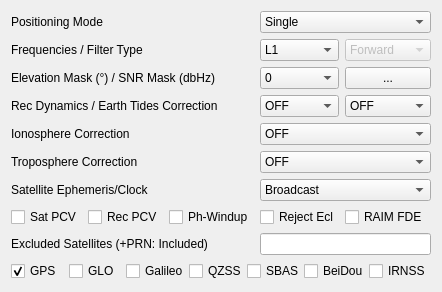
     <widget class="QWidget" name="TabSheet1">
      <property name="toolTip">
       <string/>
      </property>
      <attribute name="title">
       <string>Setting&amp;1</string>
      </attribute>
      <layout class="QGridLayout" name="gridLayout">
       <item row="3" column="0" colspan="6">
        <widget class="QLabel" name="Label3">
         <property name="enabled">
          <bool>true</bool>
         </property>
         <property name="toolTip">
          <string/>
         </property>
         <property name="text">
          <string>Rec Dynamics / Earth Tides Correction</string>
         </property>
        </widget>
       </item>
       <item row="3" column="6" colspan="2">
        <widget class="QComboBox" name="DynamicModel">
         <property name="enabled">
          <bool>true</bool>
         </property>
         <property name="toolTip">
          <string/>
         </property>
         <item>
          <property name="text">
           <string>OFF</string>
          </property>
         </item>
         <item>
          <property name="text">
           <string>ON</string>
          </property>
         </item>
        </widget>
       </item>
       <item row="3" column="8">
        <widget class="QComboBox" name="TideCorr">
         <property name="enabled">
          <bool>true</bool>
         </property>
         <property name="toolTip">
          <string/>
         </property>
         <item>
          <property name="text">
           <string>OFF</string>
          </property>
         </item>
         <item>
          <property name="text">
           <string>Solid</string>
          </property>
         </item>
        </widget>
       </item>
       <item row="4" column="0" colspan="4">
        <widget class="QLabel" name="Label8">
         <property name="enabled">
          <bool>true</bool>
         </property>
         <property name="toolTip">
          <string/>
         </property>
         <property name="text">
          <string>Ionosphere Correction</string>
         </property>
        </widget>
       </item>
       <item row="5" column="0" colspan="4">
        <widget class="QLabel" name="Label9">
         <property name="enabled">
          <bool>true</bool>
         </property>
         <property name="toolTip">
          <string/>
         </property>
         <property name="text">
          <string>Troposphere Correction</string>
         </property>
        </widget>
       </item>
       <item row="5" column="6" colspan="3">
        <widget class="QComboBox" name="TropOpt">
         <property name="enabled">
          <bool>true</bool>
         </property>
         <property name="toolTip">
          <string/>
         </property>
         <item>
          <property name="text">
           <string>OFF</string>
          </property>
         </item>
         <item>
          <property name="text">
           <string>Saastamoinen</string>
          </property>
         </item>
         <item>
          <property name="text">
           <string>SBAS</string>
          </property>
         </item>
         <item>
          <property name="text">
           <string>Estimate ZTD</string>
          </property>
         </item>
         <item>
          <property name="text">
           <string>Estimate ZTD+Grad</string>
          </property>
         </item>
        </widget>
       </item>
       <item row="1" column="6" colspan="2">
        <widget class="QComboBox" name="Freq">
         <property name="enabled">
          <bool>true</bool>
         </property>
         <property name="toolTip">
          <string/>
         </property>
         <item>
          <property name="text">
           <string>L1</string>
          </property>
         </item>
         <item>
          <property name="text">
           <string>L1+L2</string>
          </property>
         </item>
        </widget>
       </item>
       <item row="1" column="8">
        <widget class="QComboBox" name="Solution">
         <property name="enabled">
          <bool>false</bool>
         </property>
         <property name="toolTip">
          <string/>
         </property>
         <item>
          <property name="text">
           <string>Forward</string>
          </property>
         </item>
         <item>
          <property name="text">
           <string>Backward</string>
          </property>
         </item>
         <item>
          <property name="text">
           <string>Combined</string>
          </property>
         </item>
        </widget>
       </item>
       <item row="2" column="0" colspan="6">
        <widget class="QLabel" name="LabelElMask">
         <property name="enabled">
          <bool>true</bool>
         </property>
         <property name="toolTip">
          <string/>
         </property>
         <property name="text">
          <string>Elevation Mask (°) / SNR Mask (dbHz)</string>
         </property>
        </widget>
       </item>
       <item row="4" column="6" colspan="3">
        <widget class="QComboBox" name="IonoOpt">
         <property name="enabled">
          <bool>true</bool>
         </property>
         <property name="toolTip">
          <string/>
         </property>
         <item>
          <property name="text">
           <string>OFF</string>
          </property>
         </item>
         <item>
          <property name="text">
           <string>Broadcast</string>
          </property>
         </item>
         <item>
          <property name="text">
           <string>SBAS</string>
          </property>
         </item>
         <item>
          <property name="text">
           <string>Iono-Free LC</string>
          </property>
         </item>
         <item>
          <property name="text">
           <string>Estimate STEC</string>
          </property>
         </item>
         <item>
          <property name="text">
           <string>IONEX TEC</string>
          </property>
         </item>
         <item>
          <property name="text">
           <string>QZSS Broadcast</string>
          </property>
         </item>
         <item>
          <property name="text">
           <string>QZSS LEX</string>
          </property>
         </item>
        </widget>
       </item>
       <item row="2" column="6" colspan="2">
        <widget class="QComboBox" name="ElMask">
         <property name="enabled">
          <bool>true</bool>
         </property>
         <property name="toolTip">
          <string/>
         </property>
         <item>
          <property name="text">
           <string>0</string>
          </property>
         </item>
         <item>
          <property name="text">
           <string>5</string>
          </property>
         </item>
         <item>
          <property name="text">
           <string>10</string>
          </property>
         </item>
         <item>
          <property name="text">
           <string>15</string>
          </property>
         </item>
         <item>
          <property name="text">
           <string>20</string>
          </property>
         </item>
         <item>
          <property name="text">
           <string>25</string>
          </property>
         </item>
         <item>
          <property name="text">
           <string>30</string>
          </property>
         </item>
         <item>
          <property name="text">
           <string>35</string>
          </property>
         </item>
         <item>
          <property name="text">
           <string>40</string>
          </property>
         </item>
         <item>
          <property name="text">
           <string>45</string>
          </property>
         </item>
         <item>
          <property name="text">
           <string>50</string>
          </property>
         </item>
         <item>
          <property name="text">
           <string>55</string>
          </property>
         </item>
         <item>
          <property name="text">
           <string>60</string>
          </property>
         </item>
         <item>
          <property name="text">
           <string>65</string>
          </property>
         </item>
         <item>
          <property name="text">
           <string>70</string>
          </property>
         </item>
        </widget>
       </item>
       <item row="6" column="0" colspan="4">
        <widget class="QLabel" name="Label32">
         <property name="enabled">
          <bool>true</bool>
         </property>
         <property name="toolTip">
          <string/>
         </property>
         <property name="text">
          <string>Satellite Ephemeris/Clock</string>
         </property>
        </widget>
       </item>
       <item row="2" column="8">
        <widget class="QPushButton" name="BtnSnrMask">
         <property name="enabled">
          <bool>true</bool>
         </property>
         <property name="toolTip">
          <string/>
         </property>
         <property name="text">
          <string>...</string>
         </property>
        </widget>
       </item>
       <item row="0" column="6" colspan="3">
        <widget class="QComboBox" name="PosMode">
         <property name="enabled">
          <bool>true</bool>
         </property>
         <property name="toolTip">
          <string/>
         </property>
         <item>
          <property name="text">
           <string>Single</string>
          </property>
         </item>
         <item>
          <property name="text">
           <string>DGPS/DGNSS</string>
          </property>
         </item>
         <item>
          <property name="text">
           <string>Kinematic</string>
          </property>
         </item>
         <item>
          <property name="text">
           <string>Static</string>
          </property>
         </item>
         <item>
          <property name="text">
           <string>Static-Start</string>
          </property>
         </item>
         <item>
          <property name="text">
           <string>Moving-Base</string>
          </property>
         </item>
         <item>
          <property name="text">
           <string>Fixed</string>
          </property>
         </item>
         <item>
          <property name="text">
           <string>PPP Kinematic</string>
          </property>
         </item>
         <item>
          <property name="text">
           <string>PPP Static</string>
          </property>
         </item>
         <item>
          <property name="text">
           <string>PPP Fixed</string>
          </property>
         </item>
        </widget>
       </item>
       <item row="1" column="0" colspan="4">
        <widget class="QLabel" name="LabelFreq">
         <property name="enabled">
          <bool>true</bool>
         </property>
         <property name="toolTip">
          <string/>
         </property>
         <property name="text">
          <string>Frequencies / Filter Type</string>
         </property>
        </widget>
       </item>
       <item row="6" column="6" colspan="3">
        <widget class="QComboBox" name="SatEphem">
         <property name="enabled">
          <bool>true</bool>
         </property>
         <property name="toolTip">
          <string/>
         </property>
         <item>
          <property name="text">
           <string>Broadcast</string>
          </property>
         </item>
         <item>
          <property name="text">
           <string>Precise</string>
          </property>
         </item>
         <item>
          <property name="text">
           <string>Broadcast+SBAS</string>
          </property>
         </item>
         <item>
          <property name="text">
           <string>Broadcast+SSR APC</string>
          </property>
         </item>
         <item>
          <property name="text">
           <string>Broadcast+SSR CoM</string>
          </property>
         </item>
         <item>
          <property name="text">
           <string>QZSS LEX</string>
          </property>
         </item>
        </widget>
       </item>
       <item row="7" column="0" colspan="2">
        <widget class="QCheckBox" name="PosOpt1">
         <property name="toolTip">
          <string/>
         </property>
         <property name="text">
          <string>Sat PCV</string>
         </property>
         <property name="checked">
          <bool>false</bool>
         </property>
        </widget>
       </item>
       <item row="7" column="2" colspan="2">
        <widget class="QCheckBox" name="PosOpt2">
         <property name="toolTip">
          <string/>
         </property>
         <property name="text">
          <string>Rec PCV</string>
         </property>
         <property name="checked">
          <bool>false</bool>
         </property>
        </widget>
       </item>
       <item row="7" column="4" colspan="2">
        <widget class="QCheckBox" name="PosOpt3">
         <property name="toolTip">
          <string/>
         </property>
         <property name="text">
          <string>Ph-Windup</string>
         </property>
         <property name="checked">
          <bool>false</bool>
         </property>
        </widget>
       </item>
       <item row="7" column="6" colspan="2">
        <widget class="QCheckBox" name="PosOpt4">
         <property name="toolTip">
          <string/>
         </property>
         <property name="text">
          <string>Reject Ecl</string>
         </property>
         <property name="checked">
          <bool>false</bool>
         </property>
        </widget>
       </item>
       <item row="7" column="8">
        <widget class="QCheckBox" name="PosOpt5">
         <property name="toolTip">
          <string/>
         </property>
         <property name="text">
          <string>RAIM FDE</string>
         </property>
         <property name="checked">
          <bool>false</bool>
         </property>
        </widget>
       </item>
       <item row="8" column="0" colspan="6">
        <widget class="QLabel" name="Label35">
         <property name="enabled">
          <bool>true</bool>
         </property>
         <property name="toolTip">
          <string/>
         </property>
         <property name="text">
          <string>Excluded Satellites (+PRN: Included)</string>
         </property>
        </widget>
       </item>
       <item row="0" column="0" colspan="3">
        <widget class="QLabel" name="LabelPosMode">
         <property name="enabled">
          <bool>true</bool>
         </property>
         <property name="toolTip">
          <string/>
         </property>
         <property name="text">
          <string>Positioning Mode</string>
         </property>
        </widget>
       </item>
       <item row="8" column="6" colspan="3">
        <widget class="QLineEdit" name="ExSatsE">
         <property name="enabled">
          <bool>true</bool>
         </property>
         <property name="toolTip">
          <string/>
         </property>
         <property name="text">
          <string/>
         </property>
        </widget>
       </item>
       <item row="9" column="0" colspan="9">
        <widget class="QWidget" name="widget_2" native="true">
         <property name="sizePolicy">
          <sizepolicy hsizetype="Preferred" vsizetype="Fixed">
           <horstretch>0</horstretch>
           <verstretch>0</verstretch>
          </sizepolicy>
         </property>
         <layout class="QHBoxLayout" name="horizontalLayout_2">
          <property name="spacing">
           <number>0</number>
          </property>
          <property name="leftMargin">
           <number>0</number>
          </property>
          <property name="topMargin">
           <number>0</number>
          </property>
          <property name="rightMargin">
           <number>0</number>
          </property>
          <property name="bottomMargin">
           <number>0</number>
          </property>
          <item>
           <widget class="QCheckBox" name="NavSys1">
            <property name="toolTip">
             <string/>
            </property>
            <property name="text">
             <string>GPS</string>
            </property>
            <property name="checked">
             <bool>true</bool>
            </property>
           </widget>
          </item>
          <item>
           <widget class="QCheckBox" name="NavSys2">
            <property name="toolTip">
             <string/>
            </property>
            <property name="text">
             <string>GLO</string>
            </property>
            <property name="checked">
             <bool>false</bool>
            </property>
           </widget>
          </item>
          <item>
           <widget class="QCheckBox" name="NavSys3">
            <property name="toolTip">
             <string/>
            </property>
            <property name="text">
             <string>Galileo</string>
            </property>
            <property name="checked">
             <bool>false</bool>
            </property>
           </widget>
          </item>
          <item>
           <widget class="QCheckBox" name="NavSys4">
            <property name="toolTip">
             <string/>
            </property>
            <property name="text">
             <string>QZSS</string>
            </property>
            <property name="checked">
             <bool>false</bool>
            </property>
           </widget>
          </item>
          <item>
           <widget class="QCheckBox" name="NavSys5">
            <property name="toolTip">
             <string/>
            </property>
            <property name="text">
             <string>SBAS</string>
            </property>
            <property name="checked">
             <bool>false</bool>
            </property>
           </widget>
          </item>
          <item>
           <widget class="QCheckBox" name="NavSys6">
            <property name="toolTip">
             <string/>
            </property>
            <property name="text">
             <string>BeiDou</string>
            </property>
            <property name="checked">
             <bool>false</bool>
            </property>
           </widget>
          </item>
          <item>
           <widget class="QCheckBox" name="NavSys7">
            <property name="text">
             <string>IRNSS</string>
            </property>
           </widget>
          </item>
         </layout>
        </widget>
       </item>
      </layout>
     </widget>
